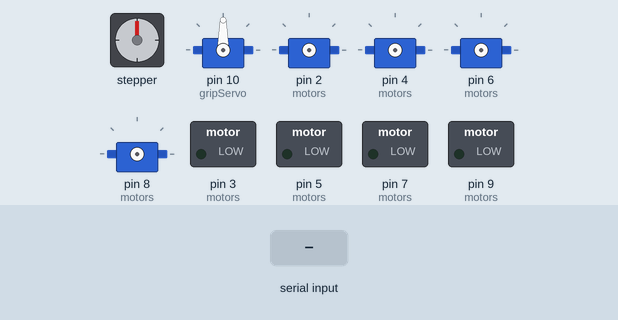
Simulated run of this sketch. Board: Arduino Mega 2560, built with avr-gcc and run on an emulated ATmega2560. Shown: stepper motor, 5 × servo, switched loads named in the sketch (green lamp = pin HIGH). Wiring (inferred from the names in the program): stepper motor (2048 steps per turn assumed): coils A0, A1, A2, A3; 4 × servo: signal pin 2 / signal pin 4 / signal pin 6 / signal pin 8. The test bench sets the inputs (shaded band). Servo pulses on a pin are drawn as a servo (544–2400 µs = 0–180°); pins used as bus, display or sensor lines are not drawn; what the sketch prints to the serial monitor is not drawn.

Above: at 1.2 s.
1.3 s: "W90\n" received over Serial
At 2.0 s:
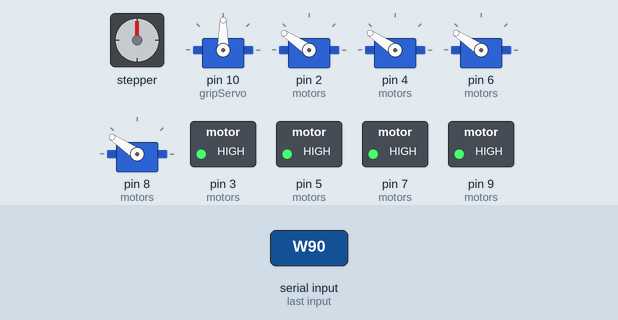
4.5 s: "Z90\n" received over Serial
At 5.5 s:
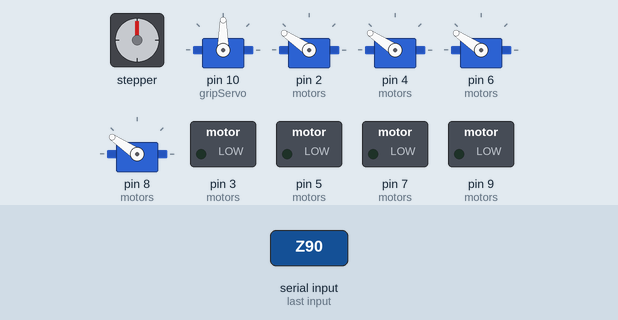
7.7 s: "W\n" received over Serial
At 9.0 s:
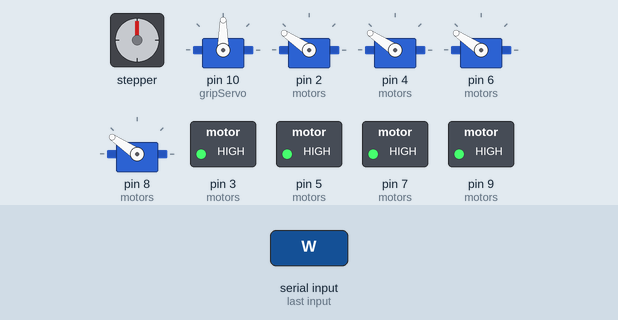
9.4 s: "Z\n" received over Serial
At 10.4 s:
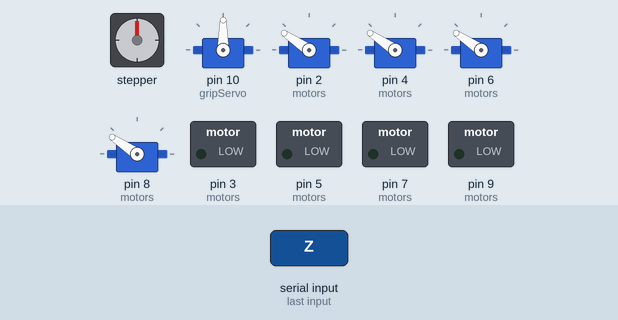
Timing chart, 0 to 12.1 s (numbered marks = the images above; inputs shaded):
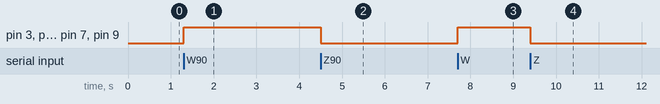

Measured:
- after the input at 1.3 s, pin 3 (motors), pin 5 (motors), pin 7 (motors), pin 9 (motors): LOW → HIGH at once
- after the input at 4.5 s, pin 3 (motors), pin 5 (motors), pin 7 (motors), pin 9 (motors): HIGH → LOW at once
- after the input at 7.7 s, pin 3 (motors), pin 5 (motors), pin 7 (motors), pin 9 (motors): LOW → HIGH at once
- after the input at 9.4 s, pin 3 (motors), pin 5 (motors), pin 7 (motors), pin 9 (motors): HIGH → LOW at once

The sketch:

mega.ino
```cpp
#include <Servo.h>

Servo gripServo;


const uint8_t EN_PINS[4] = {A0, A1, A2, A3};

struct Motor {
  uint8_t stepPin;
  uint8_t dirPin;
  unsigned int highDelay;
  unsigned int lowDelay;
  unsigned long lastMicros;
  bool stepState;
  bool active;
};

Motor motors[4] = {
  {2, 3, 2000, 2000, 0, false, false},
  {4, 5, 2000, 2000, 0, false, false},
  {6, 7, 2000, 2000, 0, false, false},
  {8, 9, 2000, 2000, 0, false, false}
};

bool holdEnabled = true;
unsigned long lastCmdTime = 0;
String inputBuffer = "";

void setup() {
  Serial.begin(115200);

  for (int i = 0; i < 4; i++) {
    pinMode(EN_PINS[i], OUTPUT);
    digitalWrite(EN_PINS[i], HIGH); // HIGH = активен по умолчанию
    pinMode(motors[i].stepPin, OUTPUT);
    pinMode(motors[i].dirPin, OUTPUT);
    digitalWrite(motors[i].stepPin, LOW);
  }

  gripServo.attach(10);
  gripServo.write(90);

  Serial.println("READY");
}

void setHold(bool enable) {
  holdEnabled = enable;
  for (int i = 0; i < 4; i++) {
    if (!motors[i].active) {
      // удержание ВКЛ -> HIGH (активен), ВЫКЛ -> LOW (отключён)
      digitalWrite(EN_PINS[i], enable ? HIGH : LOW);
    }
  }
}

void updateMotor(int m) {
  if (!motors[m].active) return;

  unsigned long now = micros();
  unsigned long elapsed = now - motors[m].lastMicros;

  if (motors[m].stepState) {
    if (elapsed >= motors[m].highDelay) {
      digitalWrite(motors[m].stepPin, LOW);
      motors[m].stepState = false;
      motors[m].lastMicros = now;
    }
  } else {
    if (elapsed >= motors[m].lowDelay) {
      digitalWrite(motors[m].stepPin, HIGH);
      motors[m].stepState = true;
      motors[m].lastMicros = now;
    }
  }
}

void startMotor(int m, bool dir) {
  if (m < 0 || m > 3) return;
  digitalWrite(EN_PINS[m], HIGH); // HIGH = активен
  digitalWrite(motors[m].dirPin, dir);
  motors[m].active = true;
  motors[m].lastMicros = micros();
}

void stopMotor(int m) {
  if (m < 0 || m > 3) return;
  motors[m].active = false;
  digitalWrite(motors[m].stepPin, LOW);
  if (!holdEnabled) {
    digitalWrite(EN_PINS[m], LOW); // LOW = отключён (ток снят)
  }
  // если holdEnabled = true — оставляем HIGH (мотор держит позицию)
}

void checkTimeout() {
  if (millis() - lastCmdTime > 150) {
    for (int i = 0; i < 4; i++) {
      if (motors[i].active) stopMotor(i);
    }
  }
}

void processCommand(String cmd) {
  cmd.trim();
  if (cmd.length() == 0) return;

  lastCmdTime = millis();

  char c = cmd.charAt(0);
  int motorNum = -1;

  if (cmd.length() > 1) {
    char n = cmd.charAt(1);
    if (n >= '1' && n <= '4') motorNum = n - '1';
  }

  int colonPos = cmd.indexOf(':');
  int value = 0;
  if (colonPos > 0) value = cmd.substring(colonPos + 1).toInt();

  if      (c == 'U' && motorNum >= 0) startMotor(motorNum, HIGH);
  else if (c == 'D' && motorNum >= 0) startMotor(motorNum, LOW);
  else if (c == 'W') { for (int i = 0; i < 4; i++) startMotor(i, HIGH); }
  else if (c == 'Z') { for (int i = 0; i < 4; i++) startMotor(i, LOW);  }
  else if (c == 'X') {
    for (int i = 0; i < 4; i++) stopMotor(i);
    Serial.println("STOP");
  }
  else if (c == 'E') {
    setHold(cmd.charAt(1) == '1');
  }
  else if (c == 'S' && cmd.length() > 1) {
    char d = cmd.charAt(1);
    if      (d == 'R') gripServo.write(0);
    else if (d == 'L') gripServo.write(180);
    else if (d == 'S') gripServo.write(90);
  }
  else if (c == 'H' && motorNum >= 0 && colonPos > 0)
    motors[motorNum].highDelay = constrain(value, 50, 5000);
  else if (c == 'L' && motorNum >= 0 && colonPos > 0)
    motors[motorNum].lowDelay  = constrain(value, 50, 5000);
  else if (c == '?') {
    for (int i = 0; i < 4; i++) {
      Serial.print("M"); Serial.print(i + 1);
      Serial.print(" H:"); Serial.print(motors[i].highDelay);
      Serial.print(" L:"); Serial.print(motors[i].lowDelay);
      if (i < 3) Serial.print(" | ");
    }
    Serial.println();
  }
}

void loop() {
  updateMotor(0);
  updateMotor(1);
  updateMotor(2);
  updateMotor(3);

  checkTimeout();

  while (Serial.available()) {
    char ch = Serial.read();
    if (ch == '\n') {
      processCommand(inputBuffer);
      inputBuffer = "";
    } else {
      inputBuffer += ch;
    }
  }
}
```
